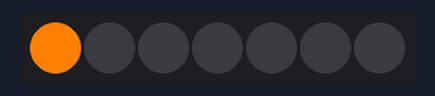
The sketch below on a simulated ATtiny85, built with avr-gcc and run on an emulated ATtiny85. Parts: 7 RGB LEDs in strip order, left to right. Dim RGB values are drawn brighter than linear; random numbers use the default seed unless the sketch sets one.

Above: at 0.24 s.
At 3.18 s:
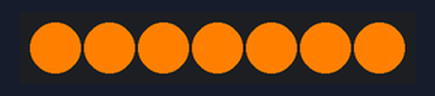
At 6.05 s:
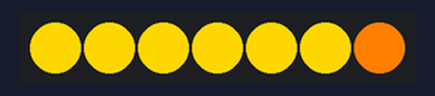
At 14.0 s:
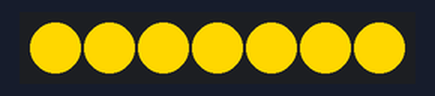
At 23.28 s:
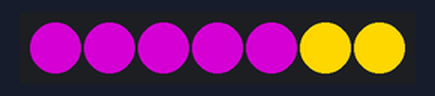
At 32.6 s:
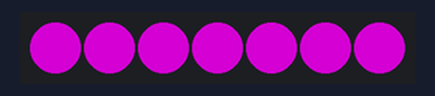
Timing chart, 0 to 40.0 s (numbered marks = the images above):
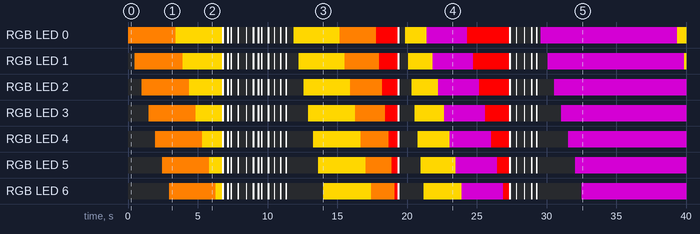

Measured:
- by itself, RGB LED 3: off → RGB(255, 128, 1) at 1.5 s, → RGB(255, 215, 0) 3.4 s later, → RGB(255, 255, 255) 1.9 s later, → off 0.12 s later, … (45 changes in this stretch)
- by itself, RGB LED 4: off → RGB(255, 128, 1) at 2.0 s, → RGB(255, 215, 0) 3.4 s later, → RGB(255, 255, 255) 1.4 s later, → off 0.12 s later, … (45 changes in this stretch)
- what the display in image 1 shows lasts 0.5 s, from 2.9 s to 3.4 s
- what the display in image 3 shows lasts 1.2 s, from 14.0 s to 15.2 s
- what the display in image 4 shows lasts 0.4 s, from 23.1 s to 23.5 s

The sketch:

glowing-pumpkin-trinket-neopixel-v1.ino
```cpp
/**************************************************
   Glowing Pumpkin Project

   By John M. Wargo
   September 24, 2016
 **************************************************/
//===================
// Adafruit Libs
//===================
#include <Adafruit_NeoPixel.h>
#ifdef __AVR__
#include <avr/power.h>
#endif

// specifies the Trinket pin the NeoPixel is connected to. For this project, it's pin 2.
#define PIN            2
// Specifies the number of NeoPixels that are attached to the Trinket
// Change this value if you're using a 12 LED ring or some other NeoPixel configuration
#define NUMPIXELS      7

//For normal NeoPixels, use this:
//Adafruit_NeoPixel pixels = Adafruit_NeoPixel(NUMPIXELS, PIN, NEO_GRB + NEO_KHZ800);
// color definitions
//uint32_t cBlue = pixels.Color(0, 0, 255);
//uint32_t cGreen = pixels.Color(0, 255, 0);
//uint32_t cNone = pixels.Color(0, 0, 0);
//uint32_t cOrange = pixels.Color(255, 128, 1);
//uint32_t cPurple = pixels.Color(128, 0, 128);
//uint32_t cRed = pixels.Color(255, 0, 0);
//uint32_t cWhite = pixels.Color(255, 255, 255);
//uint32_t cYellow = pixels.Color(255, 215, 0);

//// for RGBW NeoPixels, you have to switch to this:
Adafruit_NeoPixel pixels = Adafruit_NeoPixel(NUMPIXELS, PIN, NEO_GRBW + NEO_KHZ800);
// color definitions
uint32_t cBlue = pixels.Color(0, 0, 255, 0);
uint32_t cGreen = pixels.Color(0, 255, 0, 0);
uint32_t cNone = pixels.Color(0, 0, 0, 0);
uint32_t cOrange = pixels.Color(255, 128, 1, 0);
uint32_t cPurple = pixels.Color(128, 0, 128, 0);
uint32_t cRed = pixels.Color(255, 0, 0, 0);
uint32_t cWhite = pixels.Color(0, 0, 0, 255);
uint32_t cYellow = pixels.Color(255, 215, 0, 0);

////colors is an array of all of the colors
int numColors = 7;
uint32_t colors[] = {cBlue, cGreen, cOrange, cPurple, cRed, cWhite, cYellow};

void setup() {
  // This is for Trinket 5V 16MHz, you can remove these three lines if you are not using a Trinket
#if defined (__AVR_ATtiny85__)
  if (F_CPU == 16000000) clock_prescale_set(clock_div_1);
#endif
  // End of trinket special code

  // Initialize the NeoPixel library
  pixels.begin();
  // show any lights that should be on (in this case, none)
  pixels.show();

  //Initialize the random number generator with a random seed pulled from
  //analog pin #3
  randomSeed(analogRead(3));
}

void loop() {
  //generate a random integer between 1 and 10
  //  if it's a 9 or a 10, ...
  if ((int)random(11) > 8) {
    //do that flicker thing
    flicker();
  } else {
    //otherwise, pick a random color and set eac+h pixel individually to that color
    //with a random time delay between setting each pixel
    stepLights(colors[(int)random(1, numColors + 1)], (int)random(50, 500));
  }
}

void flicker() {
  // how many times are we going to flash?
  int flashCount = (int)random(1, 7);
  //flash the lights in white flashCount times
  //with a random duration and random delay between each flash
  for (int i = 0; i < flashCount; i++) {
    // Set all pixels to white and turn them on
    setColor(cWhite);
    // Delay for a random period of time (in milliseconds)
    delay((int)random(50, 150));
    //clear the lights (set the color to none)
    setColor(cNone);
    // Delay for a random period of time (in milliseconds)
    delay((int)random(100, 500));
  }
}

void stepLights(uint32_t c, int delayVal) {
  for (uint16_t i = 0; i < pixels.numPixels(); i++) {
    pixels.setPixelColor(i, c);
    //send the updated pixel color to the hardware.
    pixels.show();
    //wait for the specified period of time (in milliseconds)
    delay(delayVal);
  }
}

// Fill the pixels with a specific color
void setColor(uint32_t c) {
  for (uint16_t i = 0; i < pixels.numPixels(); i++) {
    pixels.setPixelColor(i, c);
  }
  pixels.show();
}
```
